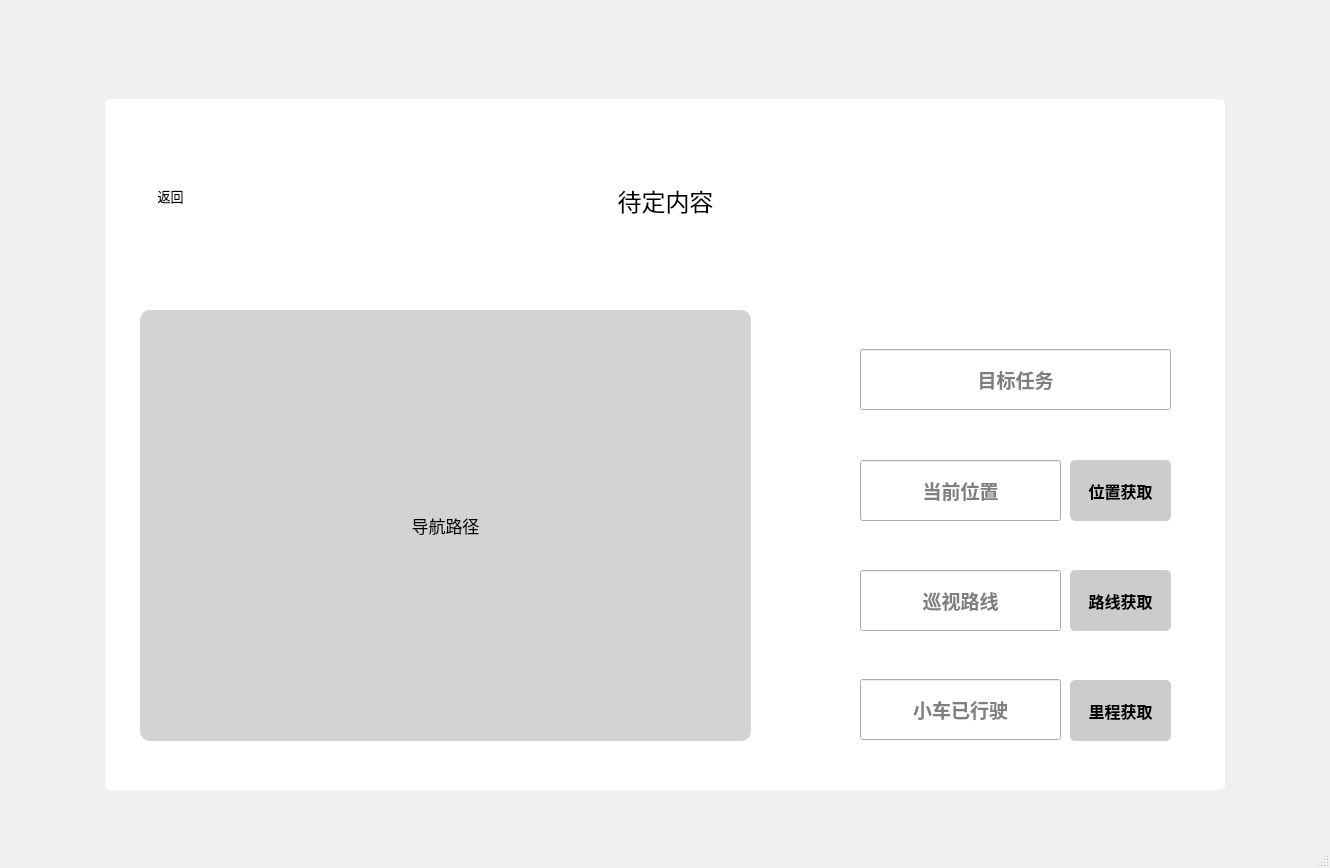
<?xml version="1.0" encoding="UTF-8"?>
<ui version="4.0">
 <class>MainWindow</class>
 <widget class="QMainWindow" name="MainWindow">
  <property name="geometry">
   <rect>
    <x>0</x>
    <y>0</y>
    <width>1330</width>
    <height>868</height>
   </rect>
  </property>
  <property name="windowTitle">
   <string>MainWindow</string>
  </property>
  <widget class="QWidget" name="centralwidget">
   <widget class="QLabel" name="background_label">
    <property name="geometry">
     <rect>
      <x>105</x>
      <y>99</y>
      <width>1120</width>
      <height>691</height>
     </rect>
    </property>
    <property name="font">
     <font>
      <family>黑体</family>
     </font>
    </property>
    <property name="autoFillBackground">
     <bool>false</bool>
    </property>
    <property name="styleSheet">
     <string notr="true">background-color: rgb(255, 255, 255);
border-radius:5px;</string>
    </property>
    <property name="frameShape">
     <enum>QFrame::NoFrame</enum>
    </property>
    <property name="midLineWidth">
     <number>0</number>
    </property>
    <property name="text">
     <string/>
    </property>
    <property name="textFormat">
     <enum>Qt::AutoText</enum>
    </property>
    <property name="scaledContents">
     <bool>true</bool>
    </property>
   </widget>
   <widget class="QLabel" name="label_return">
    <property name="geometry">
     <rect>
      <x>140</x>
      <y>180</y>
      <width>61</width>
      <height>31</height>
     </rect>
    </property>
    <property name="font">
     <font>
      <family>黑体</family>
      <pointsize>10</pointsize>
     </font>
    </property>
    <property name="text">
     <string>返回</string>
    </property>
    <property name="alignment">
     <set>Qt::AlignCenter</set>
    </property>
   </widget>
   <widget class="QPushButton" name="button_return">
    <property name="geometry">
     <rect>
      <x>140</x>
      <y>130</y>
      <width>61</width>
      <height>61</height>
     </rect>
    </property>
    <property name="styleSheet">
     <string notr="true">QPushButton {
	border:none;
	border-radius:5px;
	border-image: url(:/icon/ui_image/返回箭头.png);
	color: rgb(255, 255, 255);
}

QPushButton:hover {
	
	background-color:rgb(230, 230, 230);
}

QPushButton:pressed{
	background-color:rgb(179, 179, 179);
	padding-top:7px;
	padding-left:5px;
}</string>
    </property>
    <property name="text">
     <string/>
    </property>
   </widget>
   <widget class="QLabel" name="label_navigationimage">
    <property name="geometry">
     <rect>
      <x>140</x>
      <y>310</y>
      <width>611</width>
      <height>431</height>
     </rect>
    </property>
    <property name="font">
     <font>
      <family>黑体</family>
      <pointsize>13</pointsize>
     </font>
    </property>
    <property name="styleSheet">
     <string notr="true">background-color: rgb(234, 234, 234);
background-color: rgb(211, 211, 211);
border-radius: 10px;</string>
    </property>
    <property name="text">
     <string>导航路径</string>
    </property>
    <property name="alignment">
     <set>Qt::AlignCenter</set>
    </property>
   </widget>
   <widget class="QLabel" name="label">
    <property name="geometry">
     <rect>
      <x>300</x>
      <y>160</y>
      <width>731</width>
      <height>81</height>
     </rect>
    </property>
    <property name="font">
     <font>
      <family>阿里巴巴普惠体 B</family>
      <pointsize>18</pointsize>
      <weight>50</weight>
      <bold>false</bold>
     </font>
    </property>
    <property name="text">
     <string>待定内容</string>
    </property>
    <property name="alignment">
     <set>Qt::AlignCenter</set>
    </property>
   </widget>
   <widget class="QLabel" name="label_task">
    <property name="geometry">
     <rect>
      <x>800</x>
      <y>350</y>
      <width>60</width>
      <height>60</height>
     </rect>
    </property>
    <property name="styleSheet">
     <string notr="true">border-image: url(:/icon/ui_image/目标.svg);</string>
    </property>
    <property name="text">
     <string/>
    </property>
   </widget>
   <widget class="QLineEdit" name="lineEdit_targettask">
    <property name="geometry">
     <rect>
      <x>860</x>
      <y>349</y>
      <width>311</width>
      <height>61</height>
     </rect>
    </property>
    <property name="font">
     <font>
      <family>黑体</family>
      <pointsize>14</pointsize>
      <weight>75</weight>
      <bold>true</bold>
     </font>
    </property>
    <property name="alignment">
     <set>Qt::AlignCenter</set>
    </property>
    <property name="placeholderText">
     <string>目标任务</string>
    </property>
   </widget>
   <widget class="QLabel" name="label_local">
    <property name="geometry">
     <rect>
      <x>800</x>
      <y>461</y>
      <width>60</width>
      <height>60</height>
     </rect>
    </property>
    <property name="styleSheet">
     <string notr="true">border-image: url(:/icon/ui_image/当前位置.png);</string>
    </property>
    <property name="text">
     <string/>
    </property>
   </widget>
   <widget class="QLineEdit" name="lineEdit_currentlocal">
    <property name="geometry">
     <rect>
      <x>860</x>
      <y>460</y>
      <width>201</width>
      <height>61</height>
     </rect>
    </property>
    <property name="font">
     <font>
      <family>黑体</family>
      <pointsize>14</pointsize>
      <weight>75</weight>
      <bold>true</bold>
     </font>
    </property>
    <property name="alignment">
     <set>Qt::AlignCenter</set>
    </property>
    <property name="placeholderText">
     <string>当前位置</string>
    </property>
   </widget>
   <widget class="QLabel" name="label_routeline">
    <property name="geometry">
     <rect>
      <x>800</x>
      <y>571</y>
      <width>60</width>
      <height>60</height>
     </rect>
    </property>
    <property name="styleSheet">
     <string notr="true">border-image: url(:/icon/ui_image/巡视路线.png);</string>
    </property>
    <property name="text">
     <string/>
    </property>
   </widget>
   <widget class="QLineEdit" name="lineEdit_routline">
    <property name="geometry">
     <rect>
      <x>860</x>
      <y>570</y>
      <width>201</width>
      <height>61</height>
     </rect>
    </property>
    <property name="font">
     <font>
      <family>黑体</family>
      <pointsize>14</pointsize>
      <weight>75</weight>
      <bold>true</bold>
     </font>
    </property>
    <property name="alignment">
     <set>Qt::AlignCenter</set>
    </property>
    <property name="placeholderText">
     <string>巡视路线</string>
    </property>
   </widget>
   <widget class="QLineEdit" name="lineEdit_mileage">
    <property name="geometry">
     <rect>
      <x>860</x>
      <y>679</y>
      <width>201</width>
      <height>61</height>
     </rect>
    </property>
    <property name="font">
     <font>
      <family>黑体</family>
      <pointsize>14</pointsize>
      <weight>75</weight>
      <bold>true</bold>
     </font>
    </property>
    <property name="alignment">
     <set>Qt::AlignCenter</set>
    </property>
    <property name="placeholderText">
     <string>小车已行驶</string>
    </property>
   </widget>
   <widget class="QLabel" name="label_mileage">
    <property name="geometry">
     <rect>
      <x>800</x>
      <y>680</y>
      <width>60</width>
      <height>60</height>
     </rect>
    </property>
    <property name="styleSheet">
     <string notr="true">border-image: url(:/icon/ui_image/小车已行驶.png);</string>
    </property>
    <property name="text">
     <string/>
    </property>
   </widget>
   <widget class="QPushButton" name="button_getcurrentlocal">
    <property name="geometry">
     <rect>
      <x>1070</x>
      <y>460</y>
      <width>101</width>
      <height>61</height>
     </rect>
    </property>
    <property name="font">
     <font>
      <family>黑体</family>
      <pointsize>12</pointsize>
      <weight>75</weight>
      <bold>true</bold>
     </font>
    </property>
    <property name="styleSheet">
     <string notr="true">QPushButton {
	
	border-radius:5px;
	color: rgb(0, 0, 0);
	background-color: rgb(204, 204, 204);
}

QPushButton:hover {
	
	background-color:rgb(230, 230, 230);
}

QPushButton:pressed{
	background-color:rgb(179, 179, 179);
	padding-top:7px;
	padding-left:5px;
}</string>
    </property>
    <property name="text">
     <string>位置获取</string>
    </property>
   </widget>
   <widget class="QPushButton" name="button_getmileage">
    <property name="geometry">
     <rect>
      <x>1070</x>
      <y>680</y>
      <width>101</width>
      <height>61</height>
     </rect>
    </property>
    <property name="font">
     <font>
      <family>黑体</family>
      <pointsize>12</pointsize>
      <weight>75</weight>
      <bold>true</bold>
     </font>
    </property>
    <property name="styleSheet">
     <string notr="true">QPushButton {
	
	border-radius:5px;
	color: rgb(0, 0, 0);
	background-color: rgb(204, 204, 204);
}

QPushButton:hover {
	
	background-color:rgb(230, 230, 230);
}

QPushButton:pressed{
	background-color:rgb(179, 179, 179);
	padding-top:7px;
	padding-left:5px;
}</string>
    </property>
    <property name="text">
     <string>里程获取</string>
    </property>
   </widget>
   <widget class="QPushButton" name="button_getrouteline">
    <property name="geometry">
     <rect>
      <x>1070</x>
      <y>570</y>
      <width>101</width>
      <height>61</height>
     </rect>
    </property>
    <property name="font">
     <font>
      <family>黑体</family>
      <pointsize>12</pointsize>
      <weight>75</weight>
      <bold>true</bold>
     </font>
    </property>
    <property name="styleSheet">
     <string notr="true">QPushButton {
	
	border-radius:5px;
	color: rgb(0, 0, 0);
	background-color: rgb(204, 204, 204);
}

QPushButton:hover {
	
	background-color:rgb(230, 230, 230);
}

QPushButton:pressed{
	background-color:rgb(179, 179, 179);
	padding-top:7px;
	padding-left:5px;
}</string>
    </property>
    <property name="text">
     <string>路线获取</string>
    </property>
   </widget>
   <widget class="QPushButton" name="button_exit">
    <property name="geometry">
     <rect>
      <x>1200</x>
      <y>110</y>
      <width>16</width>
      <height>16</height>
     </rect>
    </property>
    <property name="styleSheet">
     <string notr="true">QPushButton {
	border:none;
	border-radius:5px;
	color: rgb(255, 255, 255);
}

QPushButton:hover {
	
	background-color:rgb(230, 230, 230);
}

QPushButton:pressed{
	background-color:rgb(179, 179, 179);
	padding-top:7px;
	padding-left:5px;
}</string>
    </property>
    <property name="text">
     <string/>
    </property>
   </widget>
  </widget>
  <widget class="QStatusBar" name="statusbar"/>
 </widget>
 <resources>
  <include location="resourcesubinterface.qrc"/>
 </resources>
 <connections>
  <connection>
   <sender>button_exit</sender>
   <signal>clicked()</signal>
   <receiver>MainWindow</receiver>
   <slot>close()</slot>
   <hints>
    <hint type="sourcelabel">
     <x>1209</x>
     <y>114</y>
    </hint>
    <hint type="destinationlabel">
     <x>1166</x>
     <y>30</y>
    </hint>
   </hints>
  </connection>
 </connections>
</ui>
